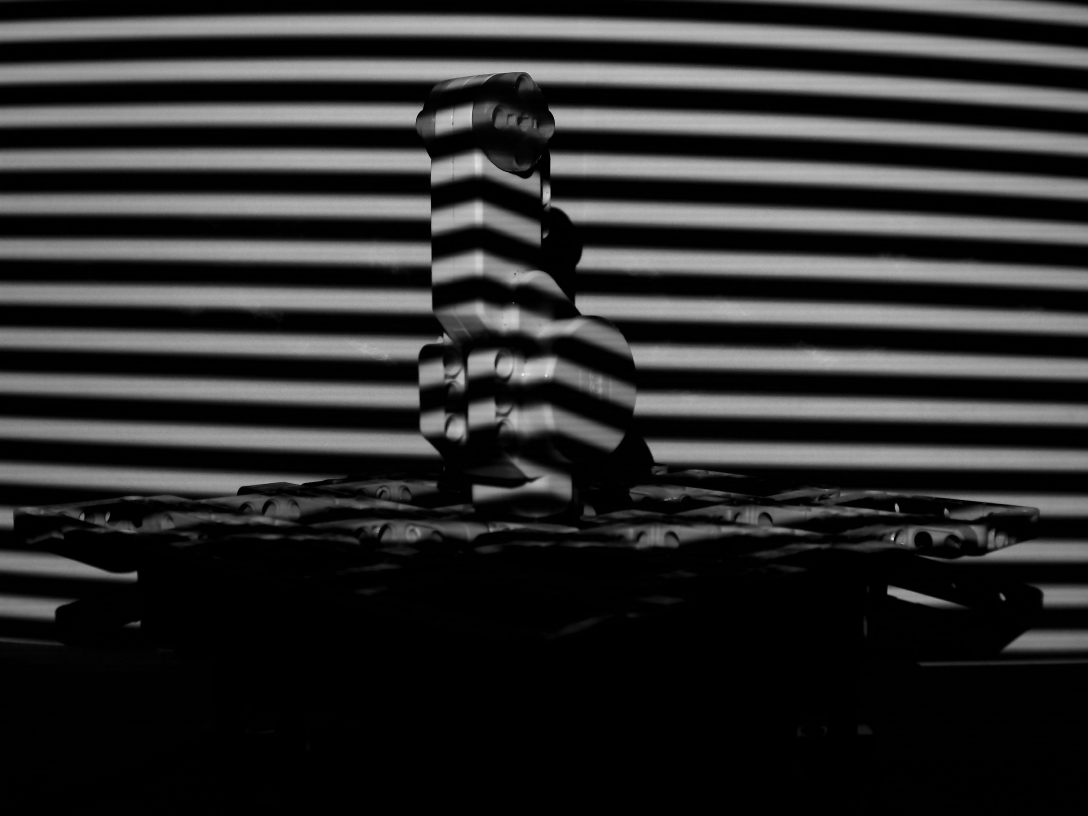
#> input picture phaseimgs/1.png, 3264 x 2448 px (shown at 1/3 size); its folder holds 4 pictures in this run
$ python phaseretrieval.py
#> lines starting #> are read from the running program, lines starting #| are printed output that depends on the picture
import numpy as np
import matplotlib.pyplot as plt
from PIL import Image
from tifffile import imsave
import os, os.path

def phaseshift(directory):
#> called with directory = 'phaseimgs'
    Iarr=np.array([])
    sin=np.zeros((2448,3264))
    cos=np.zeros((2448,3264))
    n=0
    N=len([name for name in os.listdir(directory) if os.path.isfile(os.path.join(directory, name))])
    for n in range (N):
        I=Image.open(directory+'/'+str(n+1)+'.png')
#> I is the input picture: PIL image 3264x2448 L; min 0, max 249, mean 44.3
        I=np.asarray(I, dtype='float32')
#> I: shape (2448, 3264) float32
        sin=sin+I*np.sin(2*np.pi*n/N)
#> sin: shape (2448, 3264) float64; every value is 0
        cos=cos+I*np.cos(2*np.pi*n/N)
#> pass 2 of the loop in phaseshift, `for n in range (N):`:
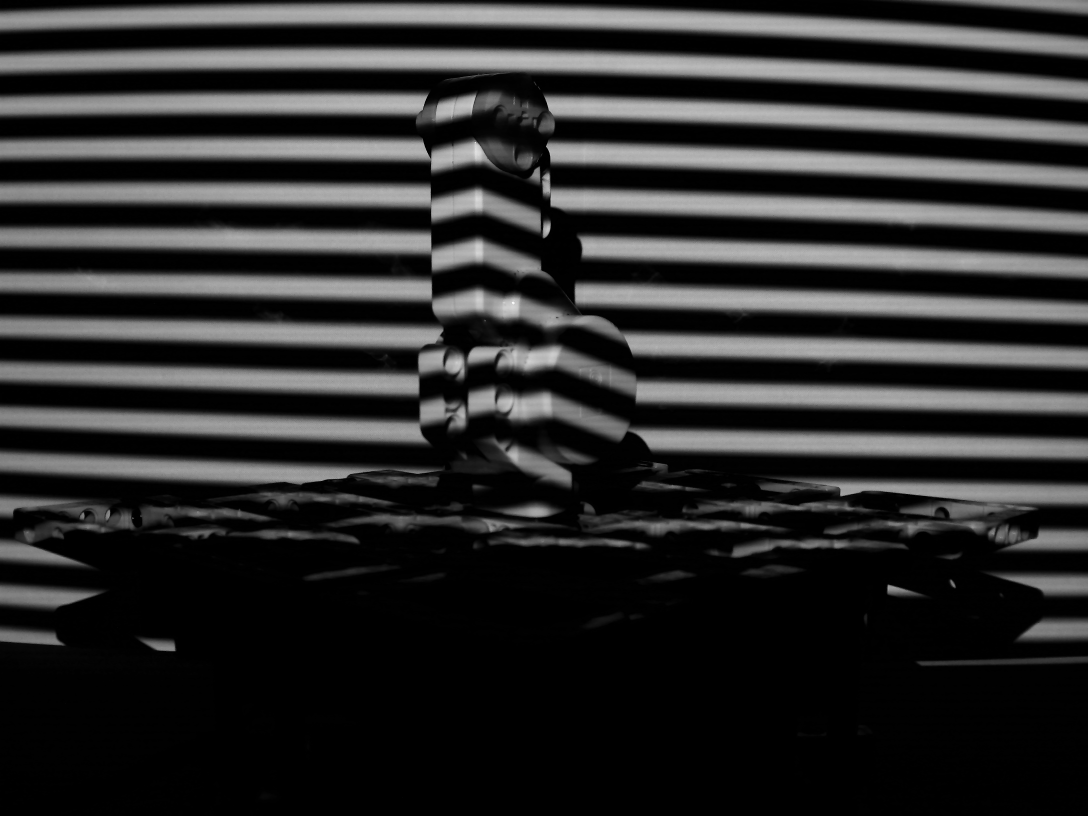
#> input picture phaseimgs/2.png, 3264 x 2448 px (shown at 1/3 size)
#> in phaseshift, I is the input picture: PIL image 3264x2448 L; min 0, max 255, mean 44.5
#> I: shape (2448, 3264) float32
#> in phaseshift, `cos=cos+I*np.cos(2*np.pi*n/N)`:
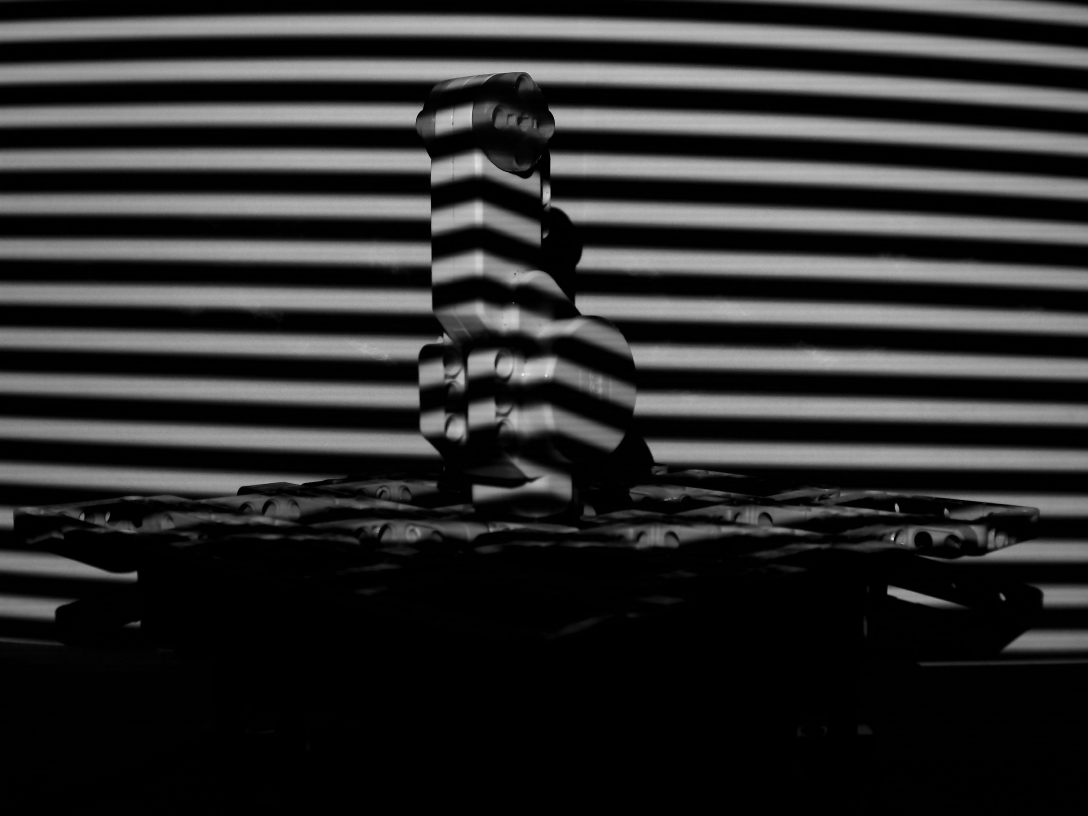
#> cos: shape (2448, 3264) float64 (shown at 1/3 size); min 0, max 249, mean 44.3
#> pass 3 of the loop in phaseshift, `for n in range (N):`:
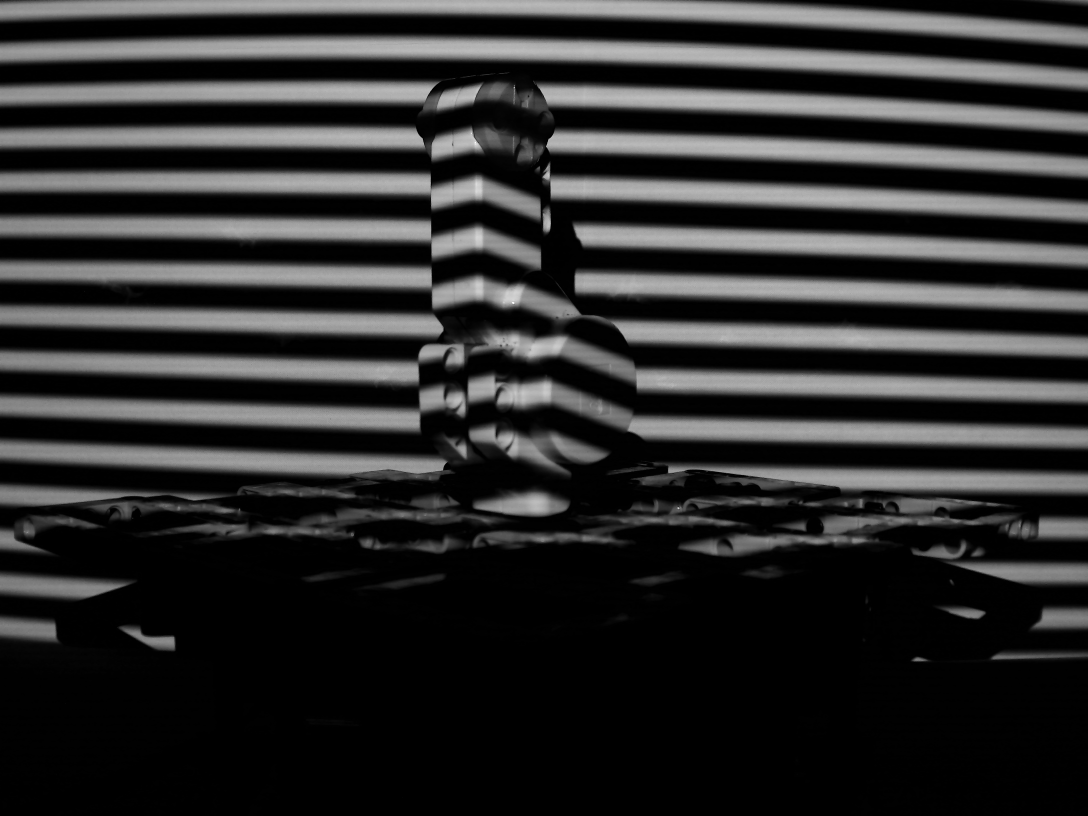
#> input picture phaseimgs/3.png, 3264 x 2448 px (shown at 1/3 size)
#> in phaseshift, I is the input picture: PIL image 3264x2448 L; min 0, max 255, mean 45.2
#> I: shape (2448, 3264) float32
#> in phaseshift, `sin=sin+I*np.sin(2*np.pi*n/N)`:
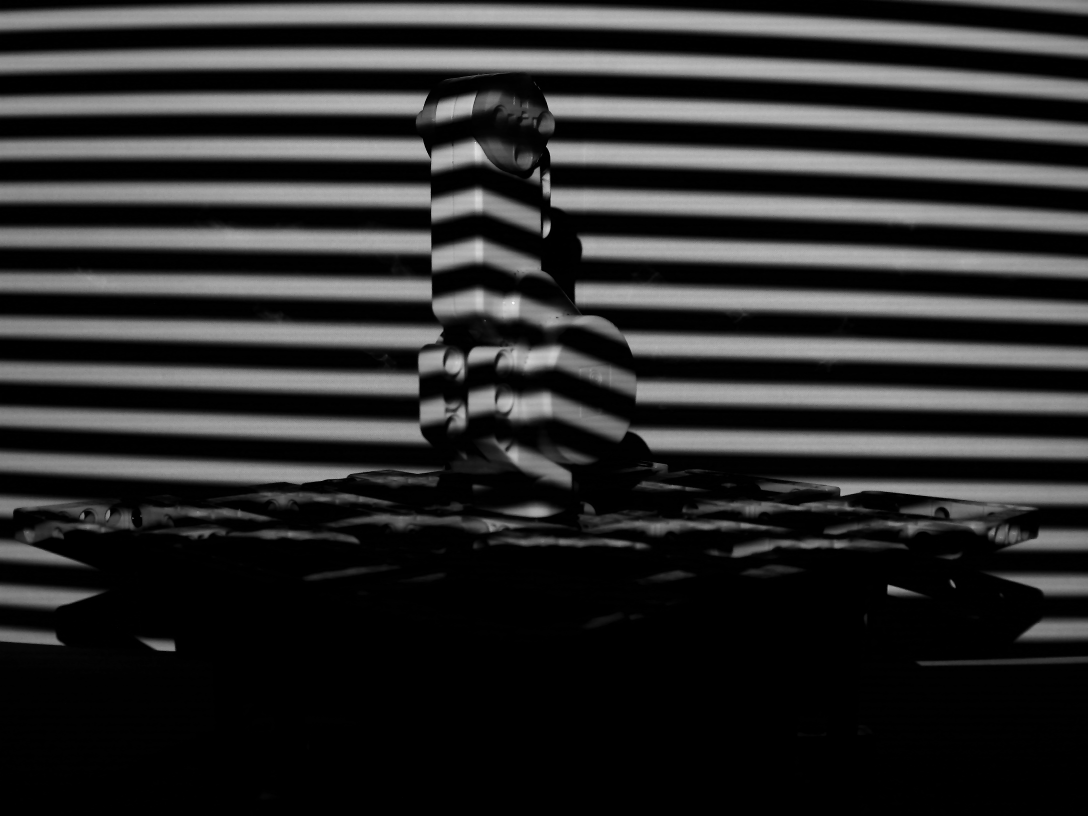
#> sin: shape (2448, 3264) float64 (shown at 1/3 size); min 0, max 255, mean 44.5; drawn with min black and max white
#> in phaseshift, `cos=cos+I*np.cos(2*np.pi*n/N)`:
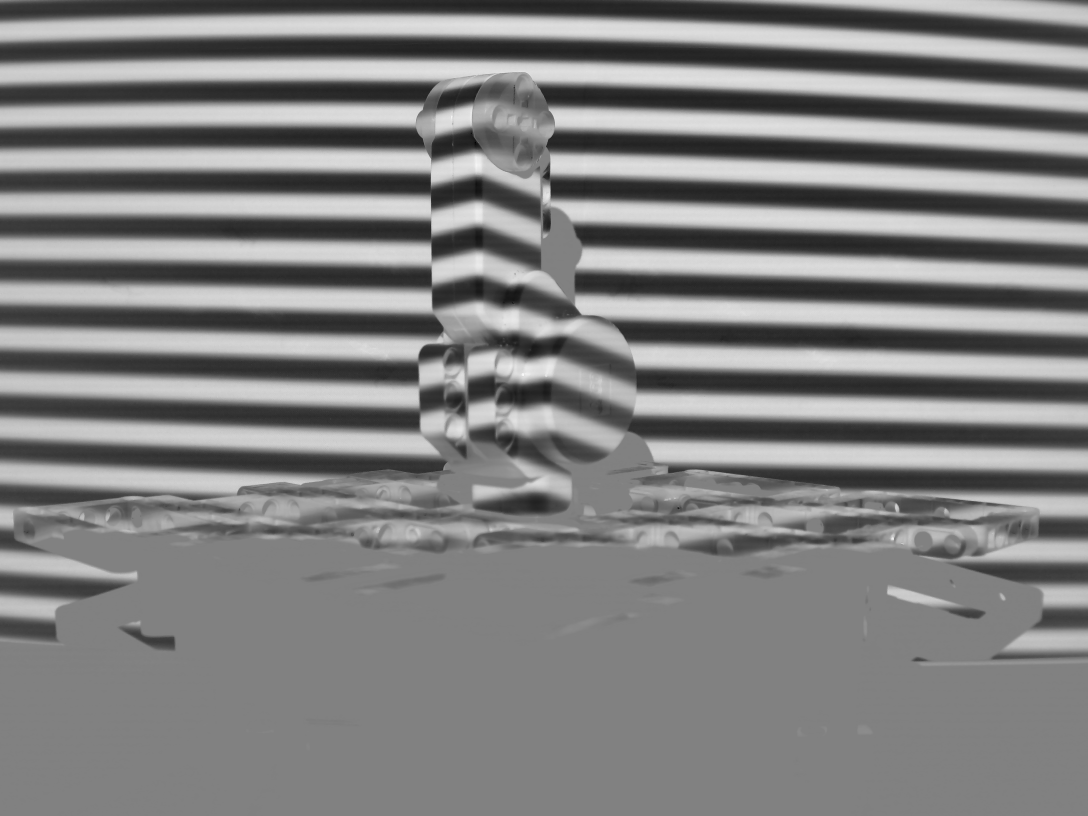
#> cos: shape (2448, 3264) float64 (shown at 1/3 size); min -254, max 248, mean -1; drawn with min black and max white
#> the loop made 4 passes; the first 3 are shown
    phase = np.arctan2(cos,sin) #cos, sin wrt simpler paper
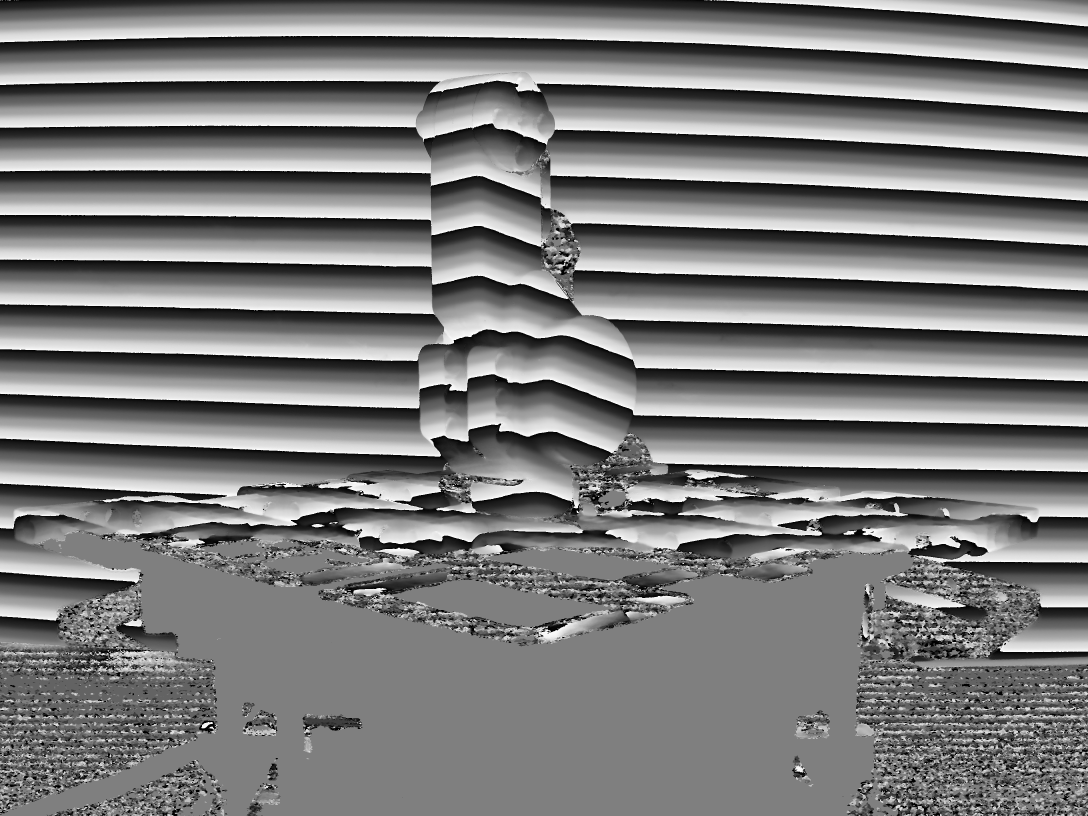
#> phase: shape (2448, 3264) float64 (shown at 1/3 size); min -3.14, max 3.14, mean -0.0741; drawn with min black and max white
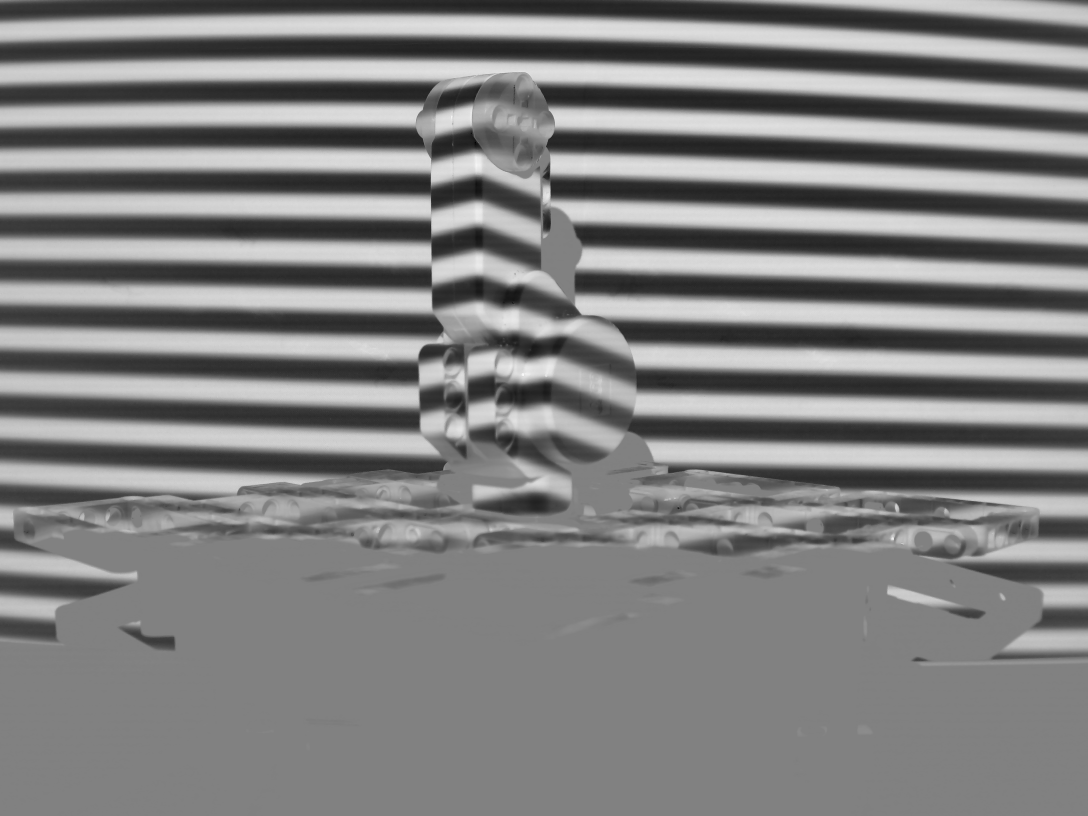
#> cos: shape (2448, 3264) float64 (shown at 1/3 size); min -254, max 248, mean -1; drawn with min black and max white

    return phase

def unwrap(low, high):
    un=high+(2*np.pi)*np.around((40*low-high)/(2*np.pi))
    return un

def depthmap(u):
    u=(u-np.min(u))*2448/(np.max(u)-np.min(u))
    m,n=u.shape
    R,C=np.mgrid[:m,:n]
    expression=np.column_stack((C.ravel(),R.ravel(), u.ravel()))
    np.savetxt("output.xyz", expression[:,:], delimiter=" ")
    return u

def graph(math):
    plt.imshow(math)
    cbar=plt.colorbar()
    # [5 lines of commented-out code are left out]
    plt.title("Qualitative Depth Map")
    plt.show()

if __name__ == "__main__":
    low=phaseshift('phaseimgs')
    high=phaseshift('phaseimgs40')
#> (the run stopped early here; a loop or call above may not have finished)
